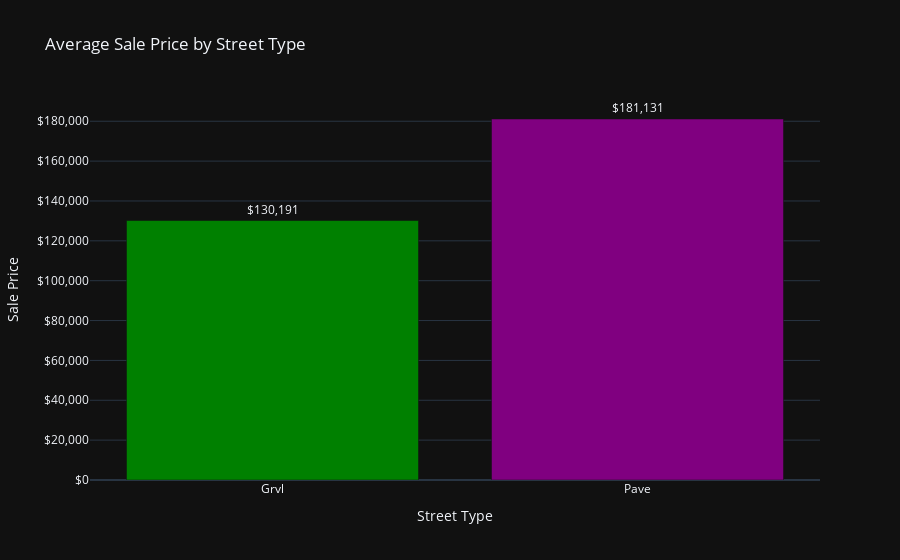
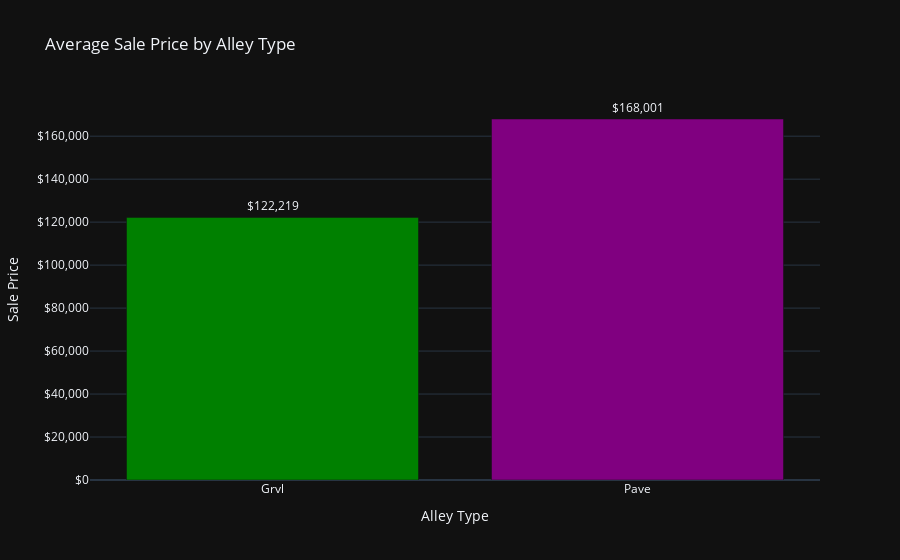

The code cell stored with these charts, in order, in its notebook:
### Code cell
# 3. Street and alley access types effect on sale price
street_prices = df.groupby('Street')['SalePrice'].mean()
alley_prices = df.groupby('Alley')['SalePrice'].mean()

# Street Prices
colors_street = np.where(street_prices.index == 'Pave', 'purple', 'green')
fig5 = px.bar(x=street_prices.index, y=street_prices.values, title='Average Sale Price by Street Type',
              template='plotly_dark', text=street_prices.values,
              color=colors_street, color_discrete_sequence=['green', 'purple'])

fig5.update_traces(texttemplate='$%{text:,.0f}', textposition='outside')
fig5.update_yaxes(title='Sale Price', tickprefix='$', tickformat=',')
fig5.update_xaxes(title='Street Type')
fig5.update_layout(showlegend=False)

# Alley Prices
colors_alley = np.where(alley_prices.index == 'Pave', 'purple', 'green')
fig6 = px.bar(x=alley_prices.index, y=alley_prices.values, title='Average Sale Price by Alley Type',
              template='plotly_dark', text=alley_prices.values,
              color=colors_alley, color_discrete_sequence=['green', 'purple'])

fig6.update_traces(texttemplate='$%{text:,.0f}', textposition='outside')
fig6.update_yaxes(title='Sale Price', tickprefix='$', tickformat=',')
fig6.update_xaxes(title='Alley Type')
fig6.update_layout(showlegend=False)

fig5.show()
fig6.show()

### Figure 1 — Plotly figure (JSON) as saved in the notebook; plotly's stock layout.template omitted (floating-point values rounded to 4 significant figures)
{"data": [{"alignmentgroup": "True", "hovertemplate": "color=green<br>x=%{x}<br>y=%{y}<br>text=%{text}<extra></extra>", "legendgroup": "green", "marker": {"color": "green", "pattern": {"shape": ""}}, "name": "green", "offsetgroup": "green", "orientation": "v", "showlegend": true, "text": [130200.0], "textposition": "outside", "texttemplate": "$%{text:,.0f}", "type": "bar", "x": ["Grvl"], "xaxis": "x", "y": [130200.0], "yaxis": "y"}, {"alignmentgroup": "True", "hovertemplate": "color=purple<br>x=%{x}<br>y=%{y}<br>text=%{text}<extra></extra>", "legendgroup": "purple", "marker": {"color": "purple", "pattern": {"shape": ""}}, "name": "purple", "offsetgroup": "purple", "orientation": "v", "showlegend": true, "text": [181100.0], "textposition": "outside", "texttemplate": "$%{text:,.0f}", "type": "bar", "x": ["Pave"], "xaxis": "x", "y": [181100.0], "yaxis": "y"}], "layout": {"barmode": "relative", "legend": {"title": {"text": "color"}, "tracegroupgap": 0}, "showlegend": false, "title": {"text": "Average Sale Price by Street Type"}, "xaxis": {"anchor": "y", "domain": [0, 1], "title": {"text": "Street Type"}}, "yaxis": {"anchor": "x", "domain": [0, 1], "tickformat": ",", "tickprefix": "$", "title": {"text": "Sale Price"}}}}

### Figure 2 — Plotly figure (JSON) as saved in the notebook; plotly's stock layout.template omitted (floating-point values rounded to 4 significant figures)
{"data": [{"alignmentgroup": "True", "hovertemplate": "color=green<br>x=%{x}<br>y=%{y}<br>text=%{text}<extra></extra>", "legendgroup": "green", "marker": {"color": "green", "pattern": {"shape": ""}}, "name": "green", "offsetgroup": "green", "orientation": "v", "showlegend": true, "text": [122200.0], "textposition": "outside", "texttemplate": "$%{text:,.0f}", "type": "bar", "x": ["Grvl"], "xaxis": "x", "y": [122200.0], "yaxis": "y"}, {"alignmentgroup": "True", "hovertemplate": "color=purple<br>x=%{x}<br>y=%{y}<br>text=%{text}<extra></extra>", "legendgroup": "purple", "marker": {"color": "purple", "pattern": {"shape": ""}}, "name": "purple", "offsetgroup": "purple", "orientation": "v", "showlegend": true, "text": [168000.0], "textposition": "outside", "texttemplate": "$%{text:,.0f}", "type": "bar", "x": ["Pave"], "xaxis": "x", "y": [168000.0], "yaxis": "y"}], "layout": {"barmode": "relative", "legend": {"title": {"text": "color"}, "tracegroupgap": 0}, "showlegend": false, "title": {"text": "Average Sale Price by Alley Type"}, "xaxis": {"anchor": "y", "domain": [0, 1], "title": {"text": "Alley Type"}}, "yaxis": {"anchor": "x", "domain": [0, 1], "tickformat": ",", "tickprefix": "$", "title": {"text": "Sale Price"}}}}
